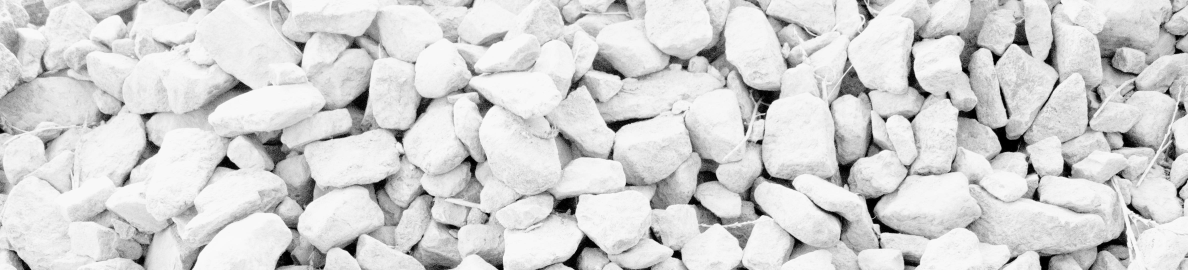
%> input picture SegmentTool_version3/sample.jpg, 4752 x 1080 px, given in place of 1.png, which was not available (shown at 1/4 size)
$ octave untitled.m   (GNU Octave 9; MATLAB toolbox functions it lacks are replaced by stand-ins)
%> lines starting %> are read from the running program, lines starting %| are printed output that depends on the picture; in (x1, y1, x2, y2) boxes, pixels count from 0 and x2, y2 are one past the last pixel; in counts of white or black regions, pixels touching at a corner belong together; the program's own positions count from 1; pictures that were not available may be replaced by others from this repository, and a replacement may not be noted
I=imread('1.png');
%> I is the input picture: size 1080x4752 uint8; min 0, max 255, mean 211.6
I=rgb2gray(I);
BF=I;
strel_size1=15;

    se = strel('disk',strel_size1); %((((((((((((((param_to_be_tuned)))))))))))))))))))
    Ie = imerode(I, se);
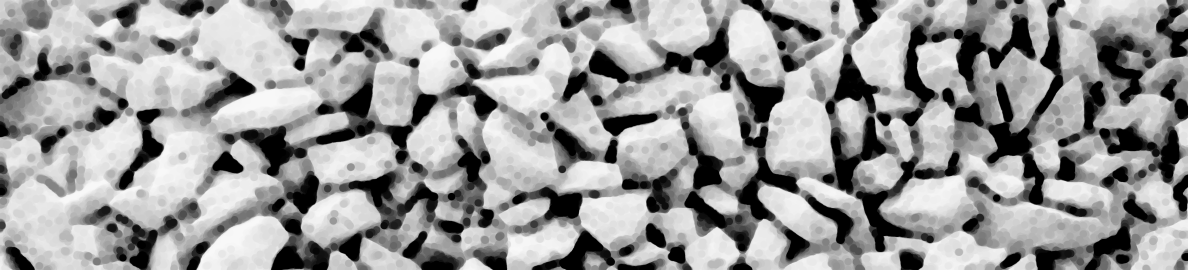
%> Ie: size 1080x4752 uint8 (shown at 1/4 size); min 0, max 248, mean 155.2
    Iobr = imreconstruct(Ie, I);
    % figure, imshow(Iobr), title('Opening-by-reconstruction (Iobr)')
    Iobrd = imdilate(Iobr, se);
    Iobrcbr = imreconstruct(imcomplement(Iobrd), imcomplement(Iobr));
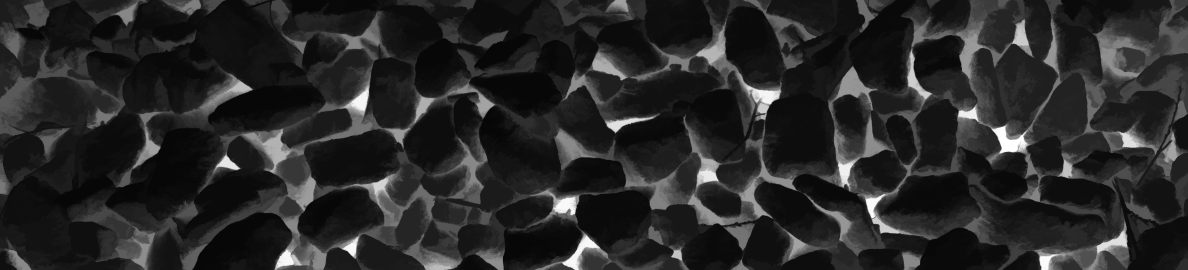
%> Iobrcbr: size 1080x4752 uint8 (shown at 1/4 size); min 7, max 255, mean 40.4
    Iobrcbr = imcomplement(Iobrcbr);
    % figure, imshow(Iobrcbr), title('Opening-closing by reconstruction (Iobrcbr)')

    % use Iobrcbr for marker extraction
    fgm = imregionalmax(Iobrcbr);
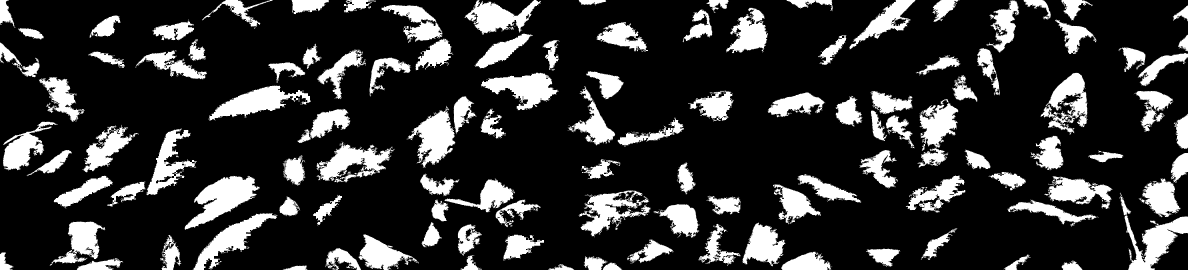
%> fgm: size 1080x4752 logical (shown at 1/4 size); 19.8% white; 116 white regions, largest, box (x1, y1, x2, y2) and area: (739, 703, 1040, 920) 28384, (4478, 770, 4752, 1080) 25381, (834, 342, 1244, 483) 23661
    % figure, imshow(fgm), title('Regional maxima of opening-closing by reconstruction(fgm)')
    I2 = I;
    I2(fgm) = 255;
%> I2: size 1080x4752 uint8; 19.8% of pixels changed, all inside (x1, y1, x2, y2) = (0, 0, 4752, 1080)
    fgm4 = bwareaopen(fgm, strel_size1);
    I3 = I;
    I3(fgm4) = 255;
    % figure, imshow(I3), title('Modified regional maxima superimposed on original image (fgm4)')

    % Step 3: compute foreground markers
    bw = im2bw(Iobrcbr, graythresh(Iobrcbr));
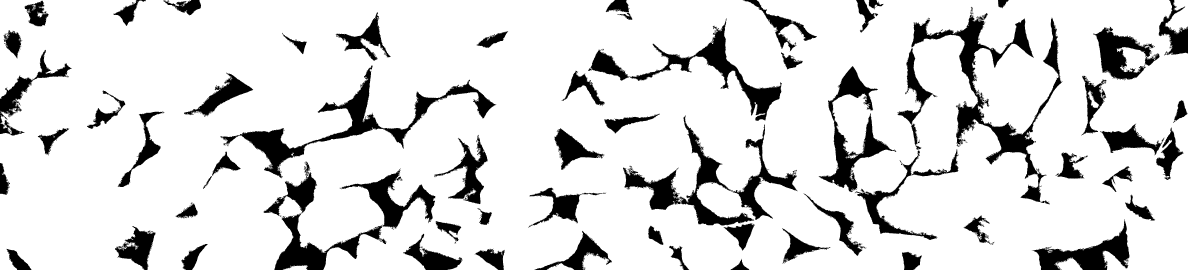
%> bw: size 1080x4752 logical (shown at 1/4 size); 86% white; 62 black regions, largest, box (x1, y1, x2, y2) and area: (3646, 27, 4250, 817) 69760, (881, 260, 1986, 713) 57764, (1097, 674, 1742, 1080) 51447
    % figure, imshow(bw), title('Thresholded opening-closing by reconstruction (bw)')

    D = bwdist(bw);
    DL = watershed(D);
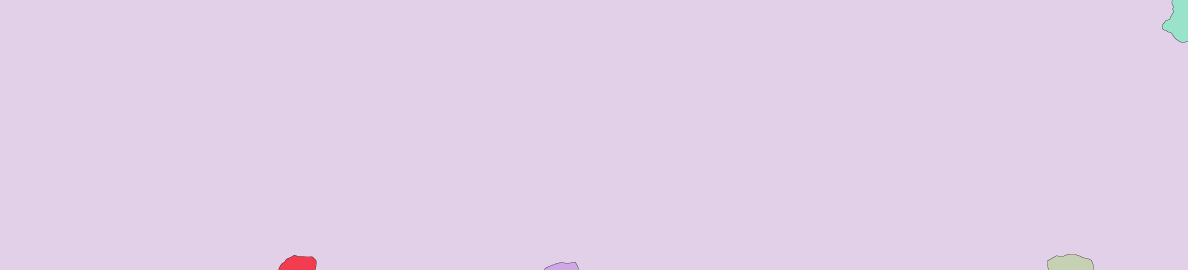
%> DL: size 1080x4752 uint8 (shown at 1/4 size); 6 distinct labels, from 0 to 5; one colour per label, 0 black
    bgm = DL == 0;
%> bgm: size 1080x4752 logical; 0.02% white in thin lines or dots, all inside (x1, y1, x2, y2) = (1114, 0, 4752, 1080)
    % figure, imshow(bgm), title('Watershed ridge lines (bgm)')

    hy = fspecial('sobel');
    hx = hy';
    Iy = imfilter(double(I), hy, 'replicate');
    Ix = imfilter(double(I), hx, 'replicate');
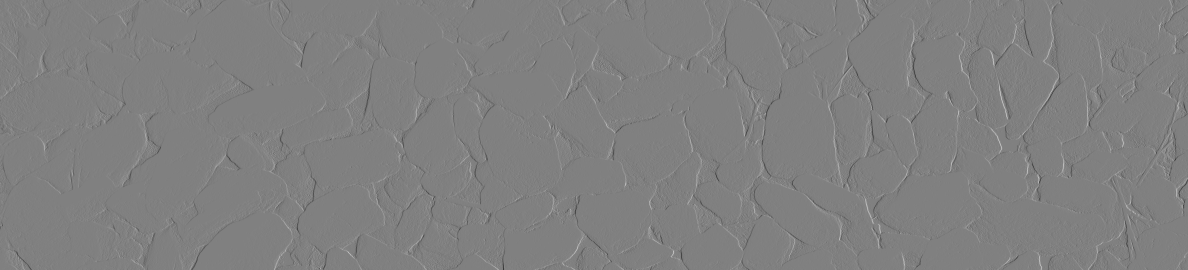
%> Ix: size 1080x4752 double (shown at 1/4 size); min -834, max 821, mean 0; drawn with min black and max white
    gradmag = sqrt(Ix.^2 + Iy.^2);
    % figure, imshow(gradmag,[]), title('Gradient magnitude (gradmag)')
    gradmag2 = imimposemin(gradmag, bgm | fgm4);
    % final watershed
    L = watershed(gradmag2);
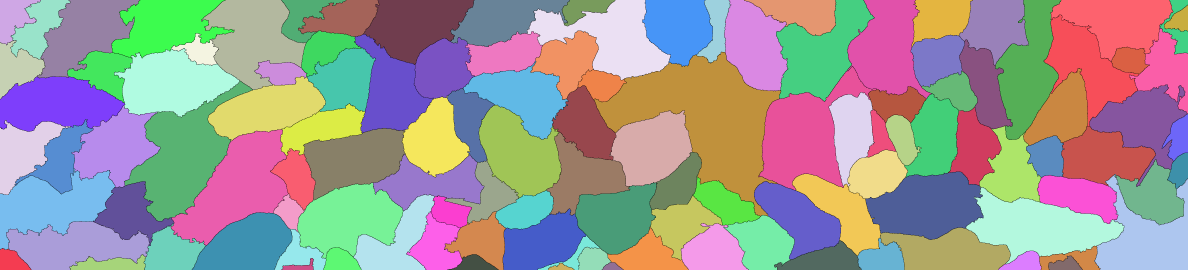
%> L: size 1080x4752 uint8 (shown at 1/4 size); 120 distinct labels, from 0 to 119; one colour per label, 0 black

    I_original=imread('1.png');

    background_label=L(1,1);
%> background_label = 2
    I_r = I_original(:,:,1);
%> (the run ends here)
